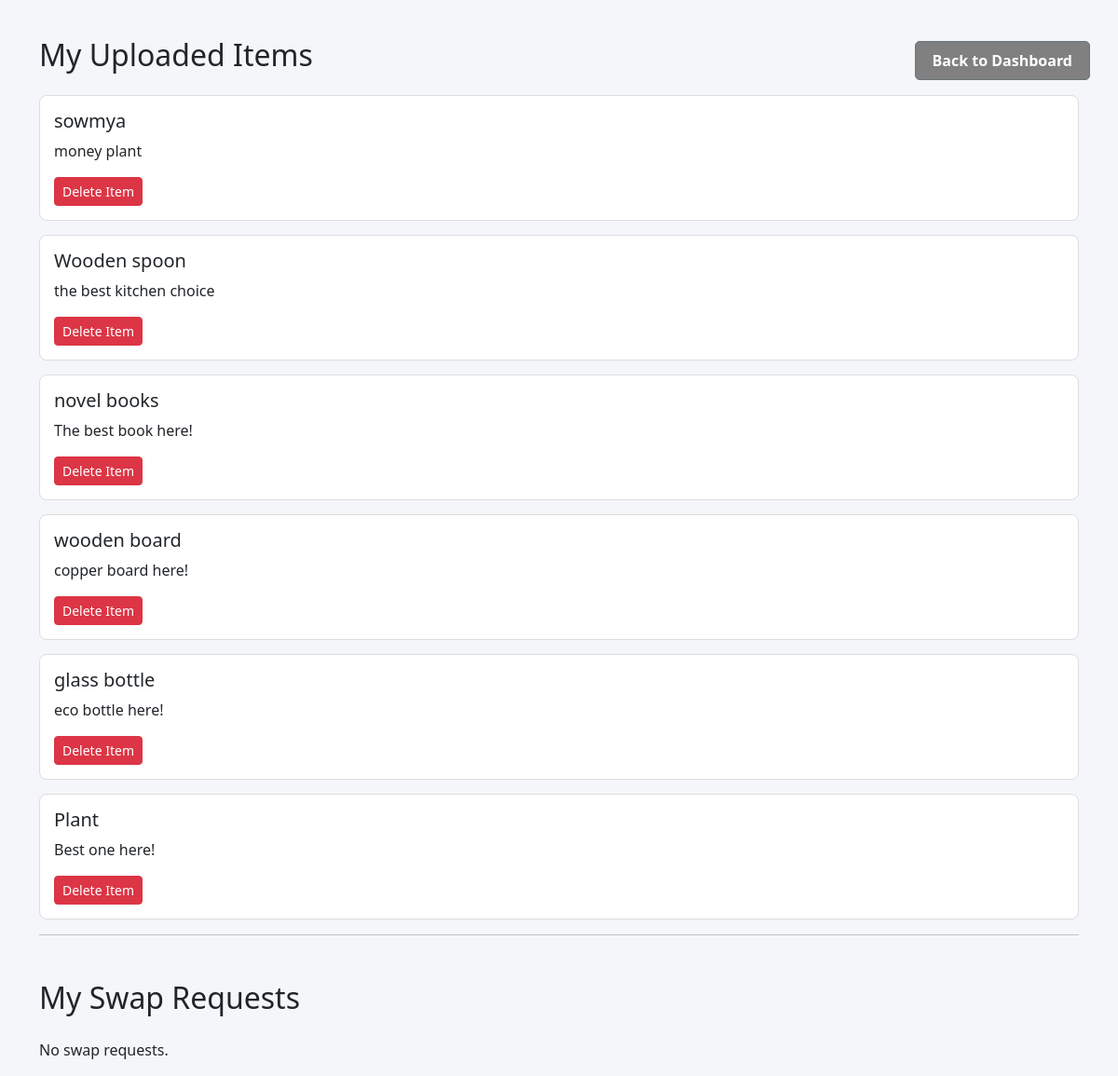
/manage_items.php (signed in), run on the app's committed database.
### tables this page shows
CREATE TABLE `items` (
  `id` int(11) NOT NULL,
  `user_id` int(11) DEFAULT NULL,
  `item_name` varchar(100) DEFAULT NULL,
  `description` text DEFAULT NULL,
  `category` varchar(50) DEFAULT NULL,
  `status` varchar(20) DEFAULT 'Available',
  `image` varchar(255) DEFAULT NULL
);

### manage_items.php (the view, shortened to what this page needs)
<?php
include 'db.php';
$user_id = $_SESSION['user_id'];
$items = $conn->query("SELECT * FROM items WHERE user_id='$user_id'");
$requests = $conn->query("
SELECT swap_requests.*, items.item_name
FROM swap_requests
JOIN items ON swap_requests.item_id = items.id
WHERE swap_requests.requester_id='$user_id'
");
?>
<!DOCTYPE html>
<html>
<head>
<link href="https://cdn.jsdelivr.net/npm/bootstrap@5.3.2/dist/css/bootstrap.min.css" rel="stylesheet">
</head>
<body>
	<a href="dashboard.php" class="btn btn-secondary mt-4">Back to Dashboard</a>
<div class="container">
<h2 class="mb-4">My Uploaded Items</h2>
<?php
if($items->num_rows > 0){
while($row = $items->fetch_assoc()){
?>
<div class="item-box">
<h5><?php echo $row['item_name']; ?></h5>
<p><?php echo $row['description']; ?></p>
<a href="manage_items.php?delete=<?php echo $row['id']; ?>"
class="btn btn-danger btn-sm"
onclick="return confirmDelete();">
Delete Item
</a>
</div>
<?php
}
}else{
echo "<p>No items uploaded yet.</p>";
}
?>
<hr>
<h2 class="mt-5 mb-4">My Swap Requests</h2>
<?php
if($requests->num_rows > 0){
while($req = $requests->fetch_assoc()){
?>
<div class="item-box">
<p><b>Requested Item:</b> <?php echo $req['item_name']; ?></p>
<a href="manage_items.php?cancel=<?php echo $req['id']; ?>"
class="btn btn-warning btn-sm"
onclick="return confirmCancel();">
Cancel Request
</a>
</div>
<?php
}
}else{
echo "<p>No swap requests.</p>";
}
?>
</div>
</body>
</html>

### manage_items.php (style rules this page uses)
body { background:#f4f6f9; }
.container { margin-top:40px; }
.item-box { border:1px solid #ddd; border-radius:8px; padding:15px; margin-bottom:15px; background:white; }
.btn.btn-secondary.mt-4 { position:fixed; top:20px; right:30px; background:grey; color:white; padding:8px 18px; border-radius:5px; text-decoration:none; font-weight:bold; z-index:1000; }

### data on the page
items: item_name "sowmya", description "money plant"
items: item_name "Wooden spoon", description "the best kitchen choice"
items: item_name "novel books", description "The best book here!"
items: item_name "wooden board", description "copper board here!"
items: item_name "glass bottle", description "eco bottle here!"
items: item_name "Plant", description "Best one here!"
